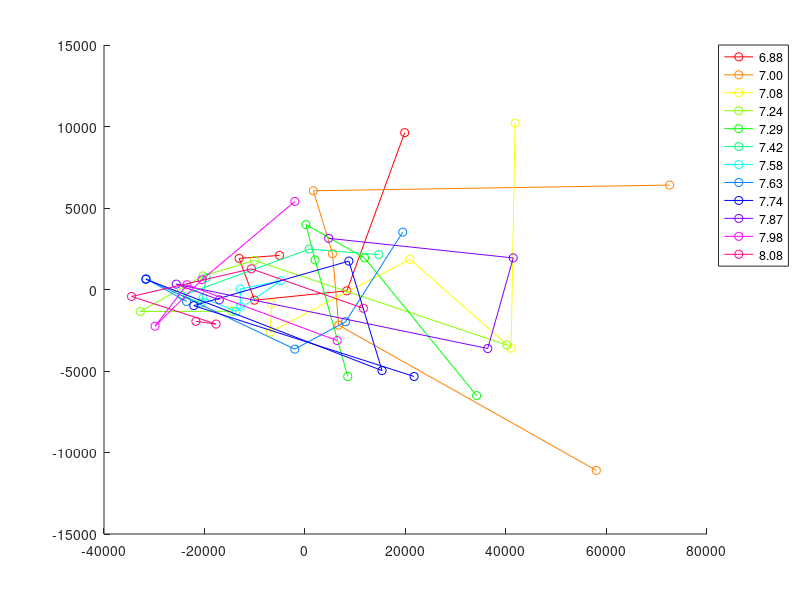
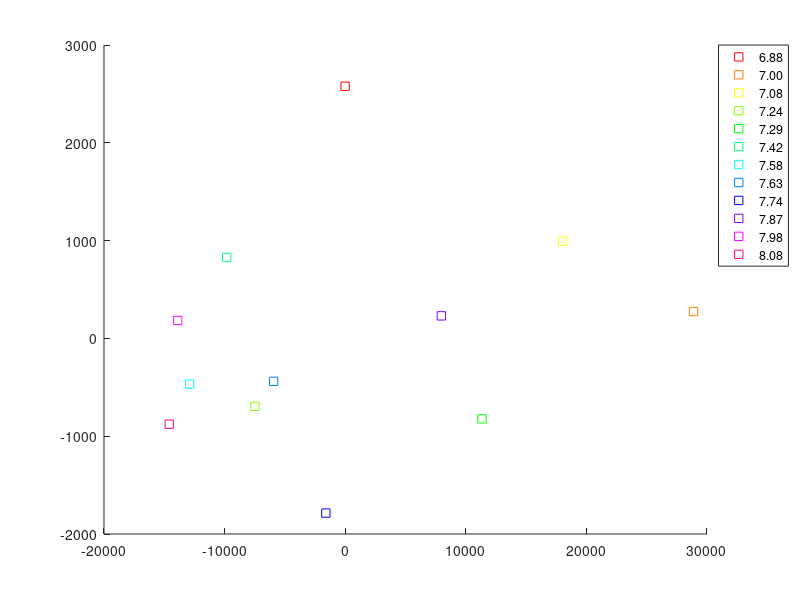
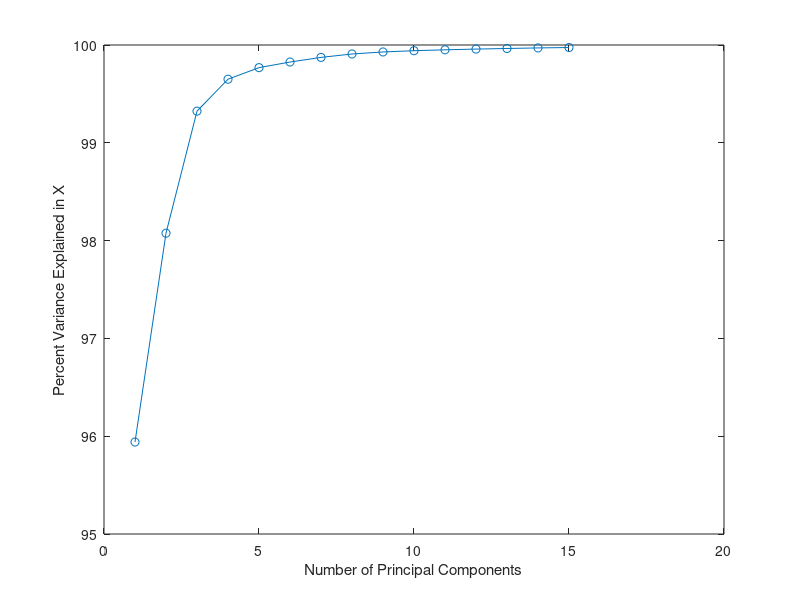
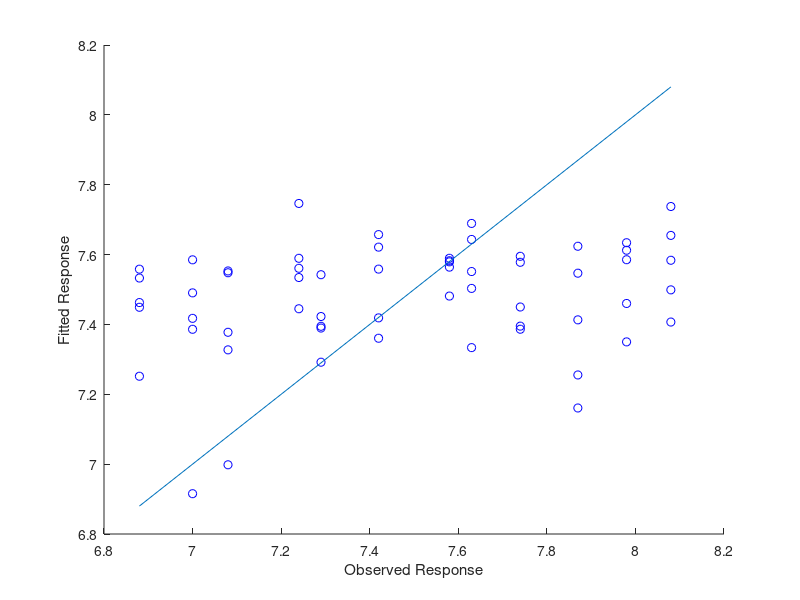

The MATLAB source for these figures, in order:
clear; close all; clc

nlevels = 12;
nreps = 5;

%% Virtualization
fprintf('Visualizing dataset for PCA.\n\n');
cc = hsv(nlevels);

load samples_chip1_new;
load pH2;

X = X';
featurenum = size(X, 2);

[~,PCAScores,~,~,EXPLAINED] = pca(X);
[n,m] = size(X);

figure('name', 'PCA');
hold on;
pHindex = zeros(nlevels, 1);
for i = 0:nlevels - 1
    plot(PCAScores(i*nreps+1:i*nreps+nreps,1), PCAScores(i*nreps+1:i*nreps+nreps,2), 'o-', 'color', cc(i+1,:));
    pHindex(i + 1) = i * nreps + 1;
end

legendCell = cellstr(num2str(pH(pHindex), '%.2f'));
legend(legendCell, 'Location', 'BestOutside');
hold off;

figure('name', 'PCA');
hold on;
for i = 0:nlevels - 1
    plot(mean(PCAScores(i*nreps+1:i*nreps+nreps,1)), mean(PCAScores(i*nreps+1:i*nreps+nreps,2)), 's', 'color', cc(i+1,:));
end

legend(legendCell, 'Location', 'BestOutside');
hold off;

fprintf('Program paused. Press enter to continue.\n\n');
pause;


%% Explaination
fprintf('Plotting the explanation of PLS.\n\n');
figure('name', 'Explain');
plot(1:15, cumsum(EXPLAINED(1:15)),'o-');
xlabel('Number of Principal Components');
ylabel('Percent Variance Explained in X');
fprintf('Program paused. Press enter to continue.\n\n');
pause;

%% Evaluation
% Divide dataset into training set and testing set and evaluate the model.

load index;

compcnt = 12;
v = zeros(compcnt*nreps, featurenum);

for k = 1:compcnt
    tot = 0;
    figure('name', num2str(2*k, 'PCR with %d Components'));
    hold on;
    
    
    for i = 1:nreps
        test = (indices == i); train = ~test;
        Xtrain = X(train,:);
        pHtrain = pH(train);
        Xtest = X(test,:);
        pHtest = pH(test);

        [PCALoadings,PCAScores,PCAVar,TSQUARED,EXPLAINED] = pca(Xtrain);
        betaPCR = regress(pHtrain - mean(pHtrain), PCAScores(:,1:2*k));
        betaPCR = PCALoadings(:,1:2*k) * betaPCR;
               
        v((k-1)*nreps+i, :) = betaPCR';
        
        betaPCR = [mean(pHtrain) - mean(Xtrain) * betaPCR; betaPCR];
        yfitPCR = [ones(size(Xtest,1),1) Xtest] * betaPCR;
        plot(pHtest,yfitPCR,'bo');
        xlabel('Observed Response');
        ylabel('Fitted Response');

        SMSE = (sum((yfitPCR - pHtest) .^ 2) / sum((pHtest - mean(pHtest)) .^ 2));
        tot = tot + SMSE;
    end
    lx = [min(pHtest) max(pHtest)];
    ly = lx;
    plot(lx, ly);
    hold off;

    fprintf('The average of standardized mean squared error with %d components is %f\n', 2*k, tot / nreps);
end

figure('name', 'Figure for v');
[PCALoadings,PCAScores,PCAVar,TSQUARED,EXPLAINED] = pca(v);
hold on;
for i = 0:compcnt - 1
    plot(PCAScores(i*nreps+1:i*nreps+nreps,1), PCAScores(i*nreps+1:i*nreps+nreps,2), 's-', 'color', cc(i+1,:));
end

legendCell = cellstr(num2str(((1:5)*2)', '%d components'));
legend(legendCell, 'Location', 'BestOutside');
hold off;
